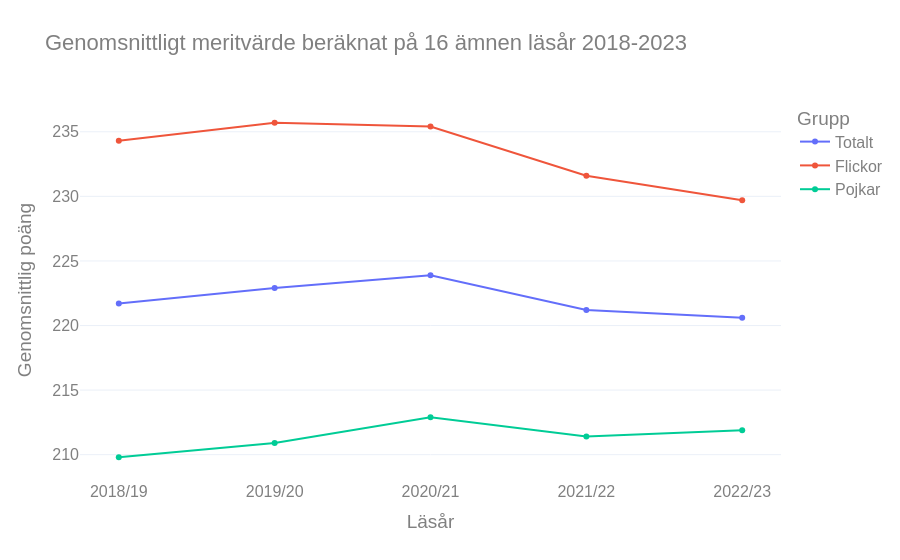

Write notebook code for a chart like this one.
### Code cell
df_merit_16 = df_grades[["Key","Genomsnittligt meritvärde beräknat på 16 ämnen"]].iloc[:5]

df_merit_16.columns = df_merit_16.columns.get_level_values(1)       #Behåll enbart kolumn med index 1

df_merit_16
fig = px.line(
    data_frame = df_merit_16, 
    x="Key", 
    y=["Totalt","Flickor", "Pojkar"],
    title="Genomsnittligt meritvärde beräknat på 16 ämnen läsår 2018-2023",
    labels={"value": "Genomsnittlig poäng", "Key": "Läsår", "variable": "Grupp" }, 
    markers="o",
    color="variable"
    )
design_linechart(fig)
fig.write_html("visualiseringar/Genomsnittligt meritvärde beräknat på 16 ämnen.html")
fig

### Figure 1 — Plotly figure (JSON) as saved in the notebook; plotly's stock layout.template omitted (floating-point values rounded to 4 significant figures)
{"data": [{"hovertemplate": "Grupp=Totalt<br>Läsår=%{x}<br>Genomsnittlig poäng=%{y}<extra></extra>", "legendgroup": "Totalt", "line": {"color": "#636efa", "dash": "solid"}, "marker": {"symbol": "circle"}, "mode": "lines+markers", "name": "Totalt", "orientation": "v", "showlegend": true, "type": "scatter", "x": ["2018/19", "2019/20", "2020/21", "2021/22", "2022/23"], "xaxis": "x", "y": [221.7, 222.9, 223.9, 221.2, 220.6], "yaxis": "y"}, {"hovertemplate": "Grupp=Flickor<br>Läsår=%{x}<br>Genomsnittlig poäng=%{y}<extra></extra>", "legendgroup": "Flickor", "line": {"color": "#EF553B", "dash": "solid"}, "marker": {"symbol": "circle"}, "mode": "lines+markers", "name": "Flickor", "orientation": "v", "showlegend": true, "type": "scatter", "x": ["2018/19", "2019/20", "2020/21", "2021/22", "2022/23"], "xaxis": "x", "y": [234.3, 235.7, 235.4, 231.6, 229.7], "yaxis": "y"}, {"hovertemplate": "Grupp=Pojkar<br>Läsår=%{x}<br>Genomsnittlig poäng=%{y}<extra></extra>", "legendgroup": "Pojkar", "line": {"color": "#00cc96", "dash": "solid"}, "marker": {"symbol": "circle"}, "mode": "lines+markers", "name": "Pojkar", "orientation": "v", "showlegend": true, "type": "scatter", "x": ["2018/19", "2019/20", "2020/21", "2021/22", "2022/23"], "xaxis": "x", "y": [209.8, 210.9, 212.9, 211.4, 211.9], "yaxis": "y"}], "layout": {"font": {"color": "gray", "family": "Arial", "size": 16}, "hovermode": "x", "legend": {"title": {"text": "Grupp"}, "tracegroupgap": 0}, "title": {"text": "Genomsnittligt meritvärde beräknat på 16 ämnen läsår 2018-2023"}, "xaxis": {"anchor": "y", "domain": [0, 1], "showgrid": false, "showspikes": true, "spikecolor": "gray", "spikedash": "solid", "spikemode": "across", "spikesnap": "cursor", "tickmode": "linear", "title": {"text": "Läsår"}}, "yaxis": {"anchor": "x", "domain": [0, 1], "title": {"text": "Genomsnittlig poäng"}}}}
